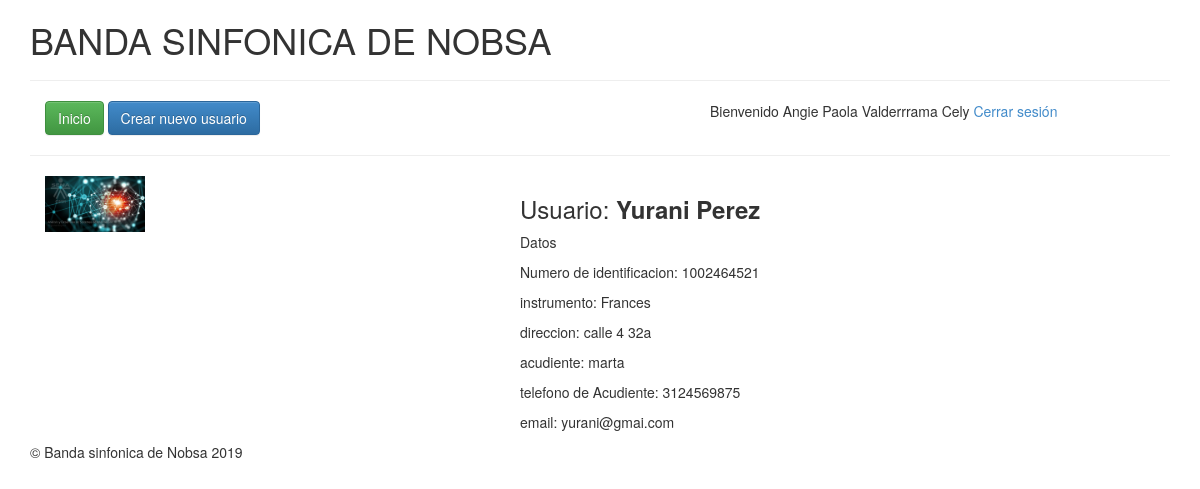
Screenshot of /ver.php?id=31 (signed in) with the database file from the repository.
### tables this page shows
CREATE TABLE `users` (
  `user_id` int(255) NOT NULL,
  `identificacion` varchar(55) DEFAULT NULL,
  `nombre` varchar(50) DEFAULT NULL,
  `apellidos` varchar(255) DEFAULT NULL,
  `instrumento` varchar(255) DEFAULT NULL,
  `email` varchar(255) DEFAULT NULL,
  `password` varchar(255) DEFAULT NULL,
  `role` varchar(255) DEFAULT NULL,
  `direccion` text,
  `acudiente` varchar(255) DEFAULT NULL,
  `telefonoAcudiente` varchar(255) DEFAULT NULL,
  `image` varchar(255) DEFAULT NULL
);

### ver.php (the view, shortened to what this page needs)
<?php require_once 'includes/header.php';?>
<?php
$id= $_GET["id"];
$user_query = mysqli_query($db, "SELECT * FROM users WHERE user_id = {$id}");
$user=mysqli_fetch_assoc($user_query);
?>
<?php if($user["image"] != null){?>
<div class="col-lg-5">
      <img src="uploads/<?php echo $user["image"] ?>" width="100"/>
    <?php } ?>
  </div>
<div class="col-lg-7">
<h3>Usuario: <strong><?php echo $user["nombre"]." ".$user["apellidos"];?></strong></h3>
<p>Datos</p>
<p>Numero de identificacion: <?php echo $user["identificacion"];?></p>
<p>instrumento: <?php echo $user["instrumento"];?></p>
<p>direccion: <?php echo $user["direccion"];?></p>
<p>acudiente: <?php echo $user["acudiente"];?></p>
<p>telefono de Acudiente: <?php echo $user["telefonoAcudiente"];?></p>
<p>email: <?php echo $user["email"];?></p>
</div>
<?php require_once 'includes/footer.php';?>

### rows the page displays
users: image (picture), nombre "Yurani", apellidos "Perez", identificacion "1002464521", instrumento "Frances", direccion "calle 4 32a", acudiente "marta", telefonoAcudiente "3124569875", email "yurani@gmai.com"

### other values shown
$_SESSION["logged"]["nombre"] "Angie Paola"
$_SESSION["logged"]["apellidos"] "Valderrrama Cely"
